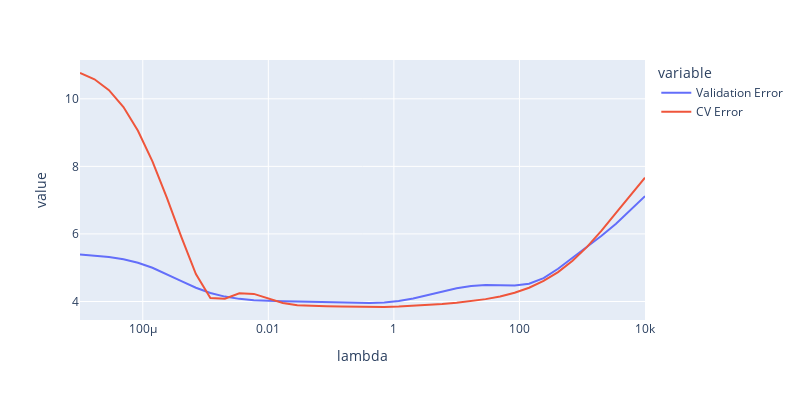

Notebook code cell kept with this figure:
### Markdown cell above
The code below shows the holdout error that we computed in the previous problem as well as the 4-fold cross-validation error. Note that the cross-validation error shows a similar dependency on lambda relative to the holdout error. This is because they are both doing the same thing: trying to estimate the expected error on unseen data drawn from the distribution from which the training set was drawn. 

In other words, this figure compares the holdout method with 4-fold cross-validation.

### Code cell
px.line(error_vs_lambda, x = "lambda", y = ["Validation Error", "CV Error"], 
        log_x=True, height = 400, width = 800)

### Figure 1 — Plotly figure (JSON) as saved in the notebook; plotly's stock layout.template omitted (floating-point values rounded to 4 significant figures)
{"data": [{"hovertemplate": "variable=Validation Error<br>lambda=%{x}<br>value=%{y}<extra></extra>", "legendgroup": "Validation Error", "line": {"color": "#636efa", "dash": "solid"}, "marker": {"symbol": "circle"}, "mode": "lines", "name": "Validation Error", "orientation": "v", "showlegend": true, "type": "scatter", "x": [1e-05, 1.701e-05, 2.894e-05, 4.924e-05, 8.377e-05, 0.0001425, 0.0002424, 0.0004125, 0.0007017, 0.001194, 0.002031, 0.003455, 0.005878, 0.01, 0.01701, 0.02894, 0.04924, 0.08377, 0.1425, 0.2424, 0.4125, 0.7017, 1.194, 2.031, 3.455, 5.878, 10, 17.01, 28.94, 49.24, 83.77, 142.5, 242.4, 412.5, 701.7, 1194.0, 2031.0, 3455.0, 5878.0, 10000], "xaxis": "x", "y": [5.39, 5.363, 5.319, 5.25, 5.145, 4.998, 4.81, 4.603, 4.408, 4.253, 4.145, 4.078, 4.039, 4.018, 4.008, 4.001, 3.994, 3.985, 3.973, 3.962, 3.958, 3.971, 4.012, 4.086, 4.187, 4.296, 4.392, 4.459, 4.486, 4.479, 4.47, 4.524, 4.693, 4.968, 5.29, 5.615, 5.946, 6.304, 6.699, 7.119], "yaxis": "y"}, {"hovertemplate": "variable=CV Error<br>lambda=%{x}<br>value=%{y}<extra></extra>", "legendgroup": "CV Error", "line": {"color": "#EF553B", "dash": "solid"}, "marker": {"symbol": "circle"}, "mode": "lines", "name": "CV Error", "orientation": "v", "showlegend": true, "type": "scatter", "x": [1e-05, 1.701e-05, 2.894e-05, 4.924e-05, 8.377e-05, 0.0001425, 0.0002424, 0.0004125, 0.0007017, 0.001194, 0.002031, 0.003455, 0.005878, 0.01, 0.01701, 0.02894, 0.04924, 0.08377, 0.1425, 0.2424, 0.4125, 0.7017, 1.194, 2.031, 3.455, 5.878, 10, 17.01, 28.94, 49.24, 83.77, 142.5, 242.4, 412.5, 701.7, 1194.0, 2031.0, 3455.0, 5878.0, 10000], "xaxis": "x", "y": [10.76, 10.58, 10.25, 9.756, 9.055, 8.148, 7.07, 5.905, 4.811, 4.104, 4.08, 4.241, 4.225, 4.087, 3.957, 3.89, 3.868, 3.859, 3.85, 3.842, 3.837, 3.838, 3.848, 3.867, 3.893, 3.925, 3.963, 4.01, 4.07, 4.149, 4.257, 4.407, 4.608, 4.87, 5.204, 5.617, 6.1, 6.625, 7.158, 7.666], "yaxis": "y"}], "layout": {"height": 400, "legend": {"title": {"text": "variable"}, "tracegroupgap": 0}, "margin": {"t": 60}, "width": 800, "xaxis": {"anchor": "y", "autorange": true, "domain": [0, 1], "range": [-5, 4], "title": {"text": "lambda"}, "type": "log"}, "yaxis": {"anchor": "x", "autorange": true, "domain": [0, 1], "range": [3.452, 11.15], "title": {"text": "value"}, "type": "linear"}}}
